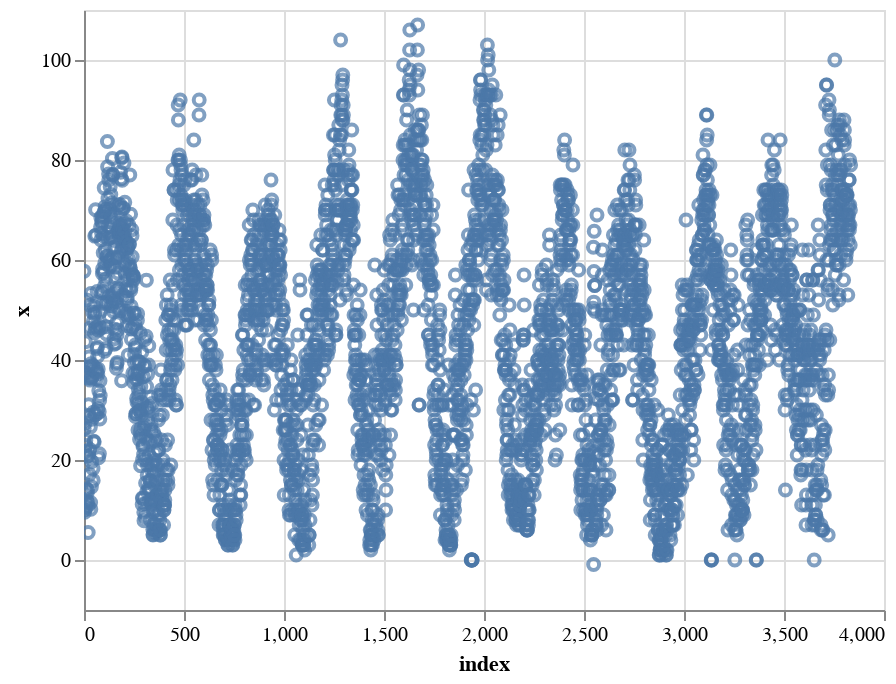

Write notebook code for a chart like this one.
### Markdown cell above
Visualizacion interactiva de datos

### Code cell
import altair as alt
from vega_datasets import data



alt.Chart(est56NO2_df.reset_index()).mark_point().encode(
    x='index',
    y='x',
).interactive()

### Figure 1 — Vega-Lite specification as saved in the notebook (floating-point values rounded to 4 significant figures; data arrays with more than 128 entries replaced by an {"elided": "..."} marker saying what was removed)
{"config": {"view": {"continuousWidth": 400, "continuousHeight": 300}}, "data": {"name": "data-9c44e2430bf2f424e6122681d7c8944f"}, "mark": "point", "encoding": {"x": {"type": "quantitative", "field": "index"}, "y": {"type": "quantitative", "field": "x"}}, "selection": {"selector025": {"type": "interval", "bind": "scales", "encodings": ["x", "y"]}}, "$schema": "https://vega.github.io/schema/vega-lite/v4.8.1.json", "datasets": {"data-9c44e2430bf2f424e6122681d7c8944f": {"elided": "3834 records"}}}
